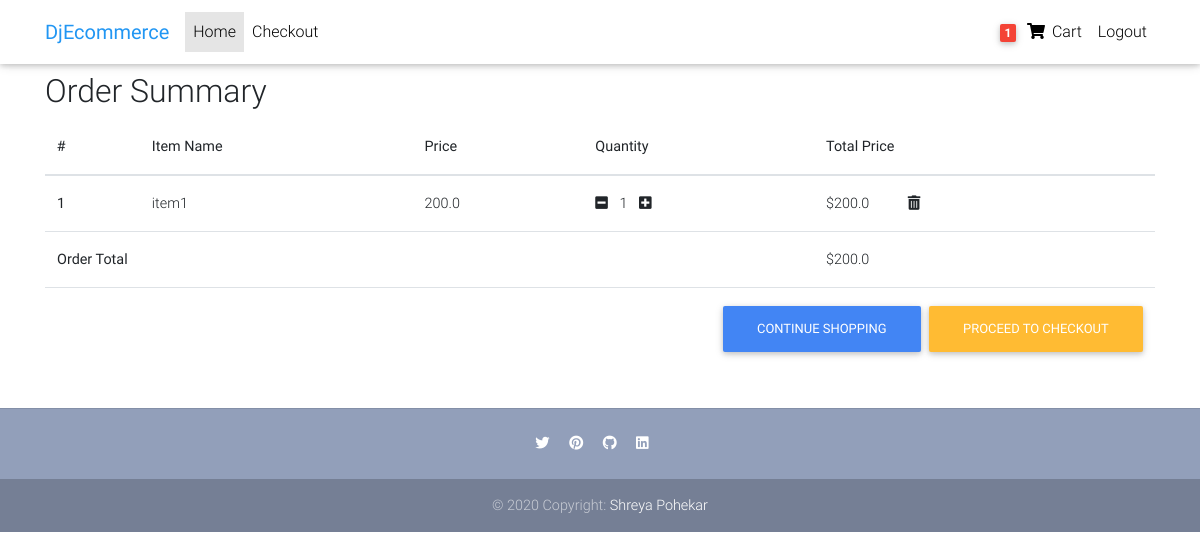
The app's page /order-summary/ (signed in) with its own data.
### core/models.py (models this page shows, shortened)
class Order(models.Model):
    user = models.ForeignKey(settings.AUTH_USER_MODEL,
                             on_delete=models.CASCADE)
    ref_code = models.CharField(max_length=20, blank=True, null=True)
    items = models.ManyToManyField(OrderItem)
    start_date = models.DateTimeField(auto_now_add=True)
    ordered_date = models.DateTimeField()  # moment when the order is created
    ordered = models.BooleanField(default=False)
    billing_address = models.ForeignKey('Address', related_name='billing_address', on_delete=models.SET_NULL, blank=True, null=True)
    shipping_address = models.ForeignKey('Address', related_name='shipping_address', on_delete=models.SET_NULL, blank=True, null=True)
    payment = models.ForeignKey('Payment', on_delete=models.SET_NULL, blank=True, null=True)
    coupon = models.ForeignKey('Coupon', on_delete=models.SET_NULL, blank=True, null=True)
    being_delivered = models.BooleanField(default=False)
    received = models.BooleanField(default=False)
    refund_requested = models.BooleanField(default=False)
    refund_granted = models.BooleanField(default=False)
    '''
    1. Item added to cart
    2. Adding a billing address
    (Failed checkout)
    3. Payment
    (Preprocessing, processing, packaging etc.)
    4. Being delivered
    5. Received
    6. Refunds
    '''
    def get_total(self):
        total = 0
        for order_item in self.items.all():
            total += order_item.get_final_price()
        if self.coupon:
            total -= self.coupon.amount
        return total

class OrderItem(models.Model):
    user = models.ForeignKey(settings.AUTH_USER_MODEL,
                             on_delete=models.CASCADE)
    ordered = models.BooleanField(default=False)
    item = models.ForeignKey(Item, on_delete=models.CASCADE)
    quantity = models.IntegerField(default=1)
    def get_total_item_price(self):
        return self.quantity * self.item.price
    def get_final_price(self):
        if self.item.discount_price:
            return self.get_total_discount_item_price()
        return self.get_total_item_price()

class Item(models.Model):
    title = models.CharField(max_length=100)
    price = models.FloatField()
    discount_price = models.FloatField(blank=True, null=True)
    category = models.CharField(choices=CATEGORY_CHOICES, max_length=2)
    label = models.CharField(choices=LABEL_CHOICES, max_length=1)
    slug = models.SlugField()
    description = models.TextField()
    image = models.ImageField()

### core/views.py (the view)
# urls.py: path('order-summary/', OrderSummaryView.as_view(), name='order-summary'),
class OrderSummaryView(LoginRequiredMixin, View):
    def get(self, *args, **kwargs):
        try:
            order = Order.objects.get(user=self.request.user, ordered=False)
            context = {
                'object': order
            }
            return render(self.request, 'order_summary.html', context)
        except ObjectDoesNotExist:
            messages.warning(self.request, "you don't have an active order")
            return redirect("/")

### core/templatetags/cart_template_tags.py (called while the page is built)
@register.filter
def cart_item_count(user):
    if user.is_authenticated:
        qs = Order.objects.filter(user=user, ordered=False)
        if qs.exists():
            return qs[0].items.count()
    return 0  # if user is not authenticated return 0

### templates/order_summary.html (shortened to what this page needs)
{% load static %}
<!DOCTYPE html>
<html lang="en">
<head>
  <link rel="stylesheet" href="https://use.fontawesome.com/releases/v5.11.2/css/all.css">
  <link href="{% static 'css/bootstrap.min.css' %}" rel="stylesheet">
  <link href="{% static 'css/mdb.min.css' %}" rel="stylesheet">
  <link href="{% static 'css/style.min.css' %}" rel="stylesheet">
</head>
<body>
{% include "base.html" %}
{% load cart_template_tags %}
{% include "navbar.html" %}
  <main>
    <div class="container">
<div class="table-responsive text-nowrap">
  <h2>Order Summary</h2>
  <table class="table">
    <thead>
      <tr>
        <th scope="col">#</th>
        <th scope="col">Item Name</th>
        <th scope="col">Price</th>
        <th scope="col">Quantity</th>
        <th scope="col">Total Price</th>
      </tr>
    </thead>
    <tbody>
    {% for order_item in object.items.all %}
      <tr>
        <th scope="row">{{ forloop.counter }}</th>
        <td>{{ order_item.item.title }}</td>
        <td>{{ order_item.item.price }}</td>
        <td>
          {% if order_item.quantity > 0 %}
          <a href="{% url 'core:remove-single-item-from-cart' order_item.item.slug %}"><i class="fas fa-minus-square mr-2"></i></a>
          {% endif %}
          {{ order_item.quantity }}
          <a href="{% url 'core:add-to-cart'  order_item.item.slug %}"><i class="fas fa-plus-square ml-2"></i></a>
        </td>
        <td>
          {% if order_item.item.discount_price %}
            ${{ order_item.get_total_discount_item_price }}
          <span class="badge badge-success">(Savings ${{ order_item.get_amount_saved }})</span>
          {% else %}
            ${{ order_item.get_total_item_price }}
          {% endif %}
         <a href="{% url 'core:remove-from-cart'  order_item.item.slug %}">
           <i class="fas fa-trash-alt" style="padding-left:35px;"></i></a>
        </td>
      </tr>
     {% endfor %}
    {% if object.get_total %}
    <tr>
      <td colspan="4"><b>Order Total</b></td>
      <td >${{ object.get_total }} </td>
    </tr>
    <tr>
      <td colspan="5">
        <a class="btn btn-warning float-right ml-2" href="/checkout">Proceed to checkout</a>
      <a class="btn btn-primary float-right " href="/checkout">Continue Shopping</a>
      </td>
    </tr>
    {% endif %}
    </tbody>
  </table>
</div>
    </div>
  </main>
  <footer class="page-footer text-center font-small mt-4 wow fadeIn">
    <hr class="my-4">
    <div class="pb-4">
      <a href="https://twitter.com/shreyapohekar" target="_blank">
        <i class="fab fa-twitter mr-3"></i>
      </a>
      <a href="https://pinterest.ca/shreyapohekar/" target="_blank">
        <i class="fab fa-pinterest mr-3"></i>
      </a>
      <a href="https://github.com/shreyapohekar.com" target="_blank">
        <i class="fab fa-github mr-3"></i>
      </a>
      <a href="https://www.linkedin.com/in/shreya-pohekar-b7357a135/" target="_blank">
        <i class="fab fa-linkedin mr-3"></i>
      </a>
    </div>
    <div class="footer-copyright py-3">
      © 2020 Copyright:
      <a href="https://mdbootstrap.com/education/bootstrap/" target="_blank"> Shreya Pohekar </a>
    </div>
  </footer>
</body>
</html>

### templates/base.html (shortened to what this page needs)
<!DOCTYPE html>
<html lang="en">
<head>
</head>
<body>
<div class="mt-5 pt-4">
</div>
</body>
</html>

### templates/navbar.html (shortened to what this page needs)
 <!DOCTYPE html>
<html lang="en">
<head>
</head>
<body>
{% load cart_template_tags %}
  <nav class="navbar fixed-top navbar-expand-lg navbar-light white scrolling-navbar">
    <div class="container">
      <a class="navbar-brand waves-effect" href="https://mdbootstrap.com/docs/jquery/" target="_blank">
        <strong class="blue-text">DjEcommerce</strong>
      </a>
      <div class="collapse navbar-collapse" id="navbarSupportedContent">
        <ul class="navbar-nav mr-auto">
          <li class="nav-item active">
            <a class="nav-link waves-effect" href="#">Home
            </a>
          </li>
          <li class="nav-item">
            <a class="nav-link waves-effect" href="/checkout"
              target="_blank">Checkout</a>
          </li>
        </ul>
        <ul class="navbar-nav nav-flex-icons">
          {% if request.user.is_authenticated %}
          <li class="nav-item">
            <a href="{% url 'core:order-summary' %}" class="nav-link waves-effect">
              <span class="badge red z-depth-1 mr-1"> {{ request.user|cart_item_count }}</span>
              <i class="fas fa-shopping-cart"></i>
              <span class="clearfix d-none d-sm-inline-block"> Cart </span>
            </a>
          </li>
          <li class="nav-item">
            <a class="nav-link waves-effect" href="{% url 'account_logout' %}">
              <span class="clearfix d-none d-sm-inline-block"> Logout </span>
            </a>
          </li>
          {% endif %}
        </ul>
      </div>
    </div>
  </nav>
</body>
 </html>

### templates/order_summary.html (style rules this page uses)
html, body, header, .carousel { height: 60vh; }

### records on screen
OrderItem: item "item1", item.price "200.0", quantity "1", get_total_item_price "200.0"
Order: get_total "200.0"

### other values on screen
{{ request.user|cart_item_count }} "1"
